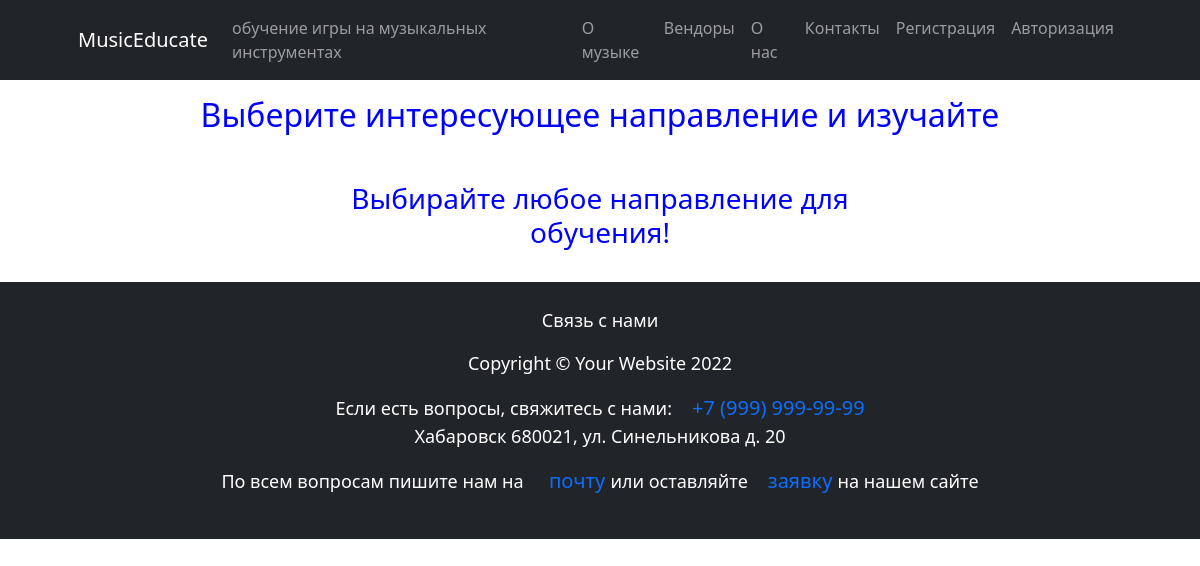
Page /educate/ on the earlier database version.
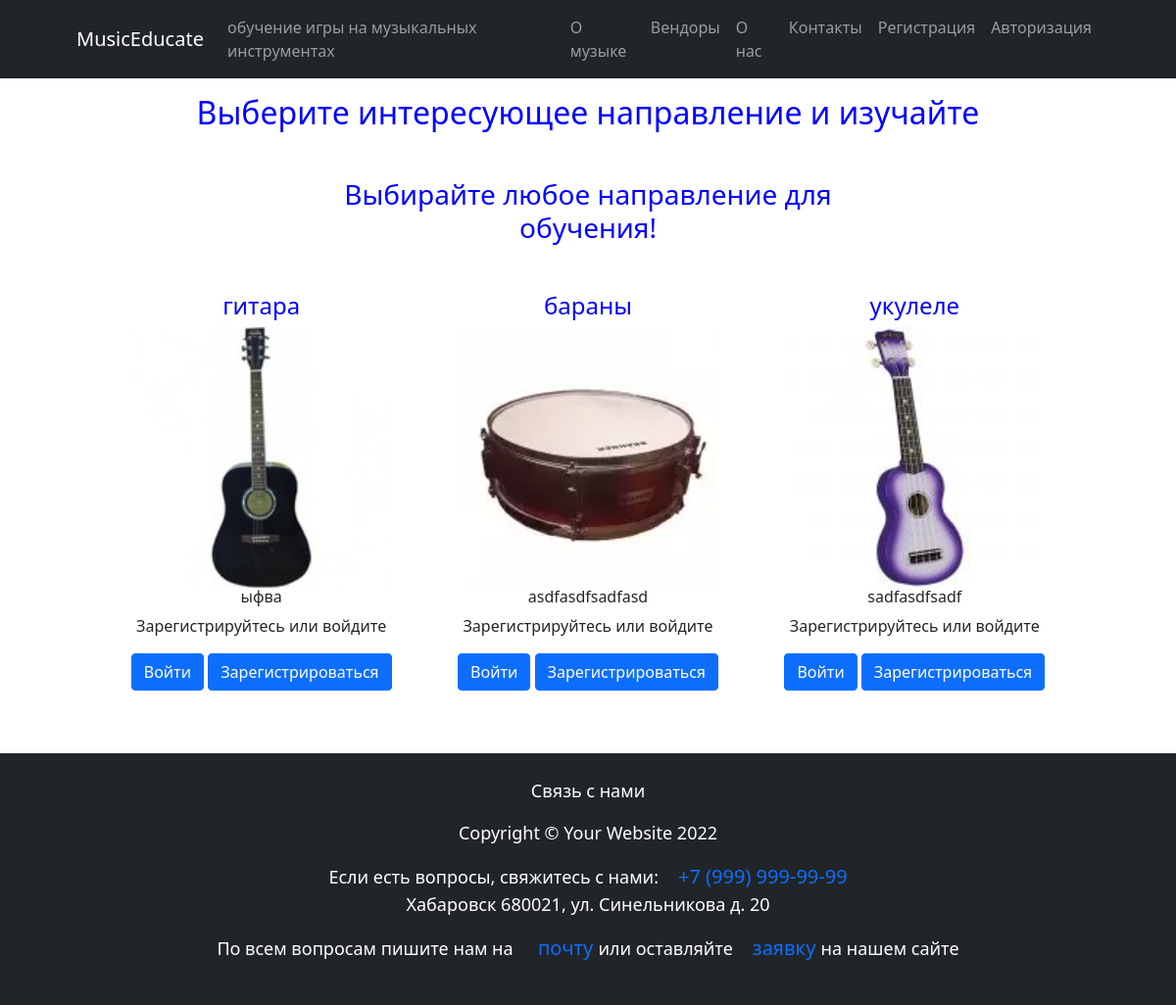
Same page on the later database version.
### tehprime/models.py (models this page shows, shortened)
class Standard(models.Model):
    name = models.CharField(max_length=100, unique=True,
                            verbose_name='название категории')
    slug = models.SlugField(null=True, blank=True,
                            verbose_name='слаг категории')
    description = models.TextField(
        max_length=500, blank=True, verbose_name='описание категории')
    image = models.ImageField(
        upload_to="standarts/images", blank=True, verbose_name='изображение категории')
    class Meta:
        verbose_name = "Глобальная категория"
        verbose_name_plural = "Глобальная категория"

### tehprime/views.py (the view)
# urls.py: path('educate/', views.StandardListView.as_view(), name='standard_list'),
class StandardListView(ListView):
    context_object_name = 'standards'
    model = Standard
    template_name = 'standard_list_view.html'

### tehprime/templates/standard_list_view.html (shortened to what this page needs)
{% extends 'home.html' %}
{% load static %}
{% block content %}
<section class="text-center mt-3">
  <h2 class="mb-5 font-weight-bold" style="color:blue;">Выберите интересующее направление и изучайте</h2>
  <div class="row d-flex justify-content-center mb-4">
    <div class="col-md-8">
      <h3 class="" style="color:blue;">Выбирайте любое направление для обучения!
      </h3>
    </div>
  </div>
  <div class="row">
          {% for standard in standards %}
          <div class="col-4 d-flex mb-5 justify-content-center">
            <div class=" text-center" >
              <div class="card-body">
                <h4 class="card-title" style="color:blue;">{{standard.name}}</h4>
                <img  src="{{standard.image.url}}" class="card-img-top" />
                <h6 class="card-title">{{standard.description }}</h6>
                {% if user.is_authenticated %}
                <a href="{% url 'subject_list' slug=standard.slug %}" class="btn btn-primary" style= >Начать</a>
                {%else%}
                <p>Зарегистрируйтесь или войдите</p>
                <a href="{% url 'login' %}" class="btn btn-primary" style="">Войти</a>
                <a href="{% url 'register' %}" class="btn btn-primary" style="">Зарегистрироваться</a>
                {%endif%}
              </div>
            </div>
          </div>
          {% endfor %}
  </div>
</section>
{%endblock%}

Differences in the rows shown:
added Standard: name "гитара", image (picture), description "ыфва"
added Standard: name "бараны", image (picture), description "asdfasdfsadfasd"
added Standard: name "укулеле", image (picture), description "sadfasdfsadf"
